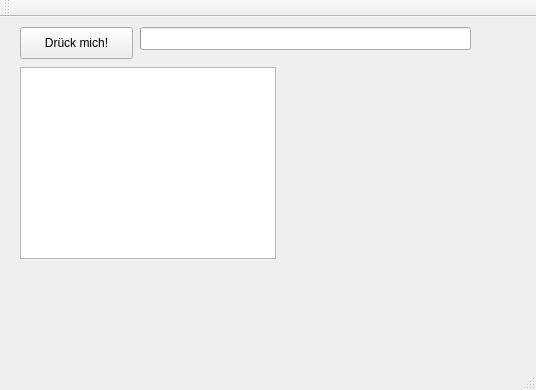
<?xml version="1.0" encoding="UTF-8"?>
<ui version="4.0">
 <class>MainWindow</class>
 <widget class="QMainWindow" name="MainWindow">
  <property name="geometry">
   <rect>
    <x>0</x>
    <y>0</y>
    <width>536</width>
    <height>390</height>
   </rect>
  </property>
  <property name="windowTitle">
   <string>MainWindow</string>
  </property>
  <widget class="QWidget" name="centralWidget">
   <widget class="QPushButton" name="pushButton">
    <property name="geometry">
     <rect>
      <x>20</x>
      <y>10</y>
      <width>113</width>
      <height>32</height>
     </rect>
    </property>
    <property name="text">
     <string>Drück mich!</string>
    </property>
   </widget>
   <widget class="QGraphicsView" name="graphicsView">
    <property name="geometry">
     <rect>
      <x>20</x>
      <y>50</y>
      <width>256</width>
      <height>192</height>
     </rect>
    </property>
    <property name="backgroundBrush">
     <brush brushstyle="SolidPattern">
      <color alpha="255">
       <red>4</red>
       <green>4</green>
       <blue>4</blue>
      </color>
     </brush>
    </property>
    <property name="foregroundBrush">
     <brush brushstyle="DiagCrossPattern">
      <color alpha="232">
       <red>5</red>
       <green>255</green>
       <blue>255</blue>
      </color>
     </brush>
    </property>
   </widget>
   <widget class="QProgressBar" name="progressBar">
    <property name="geometry">
     <rect>
      <x>140</x>
      <y>10</y>
      <width>331</width>
      <height>23</height>
     </rect>
    </property>
   </widget>
  </widget>
  <widget class="QMenuBar" name="menuBar">
   <property name="geometry">
    <rect>
     <x>0</x>
     <y>0</y>
     <width>536</width>
     <height>22</height>
    </rect>
   </property>
  </widget>
  <widget class="QToolBar" name="mainToolBar">
   <attribute name="toolBarArea">
    <enum>TopToolBarArea</enum>
   </attribute>
   <attribute name="toolBarBreak">
    <bool>false</bool>
   </attribute>
  </widget>
  <widget class="QStatusBar" name="statusBar"/>
 </widget>
 <layoutdefault spacing="6" margin="11"/>
 <resources/>
 <connections/>
</ui>
